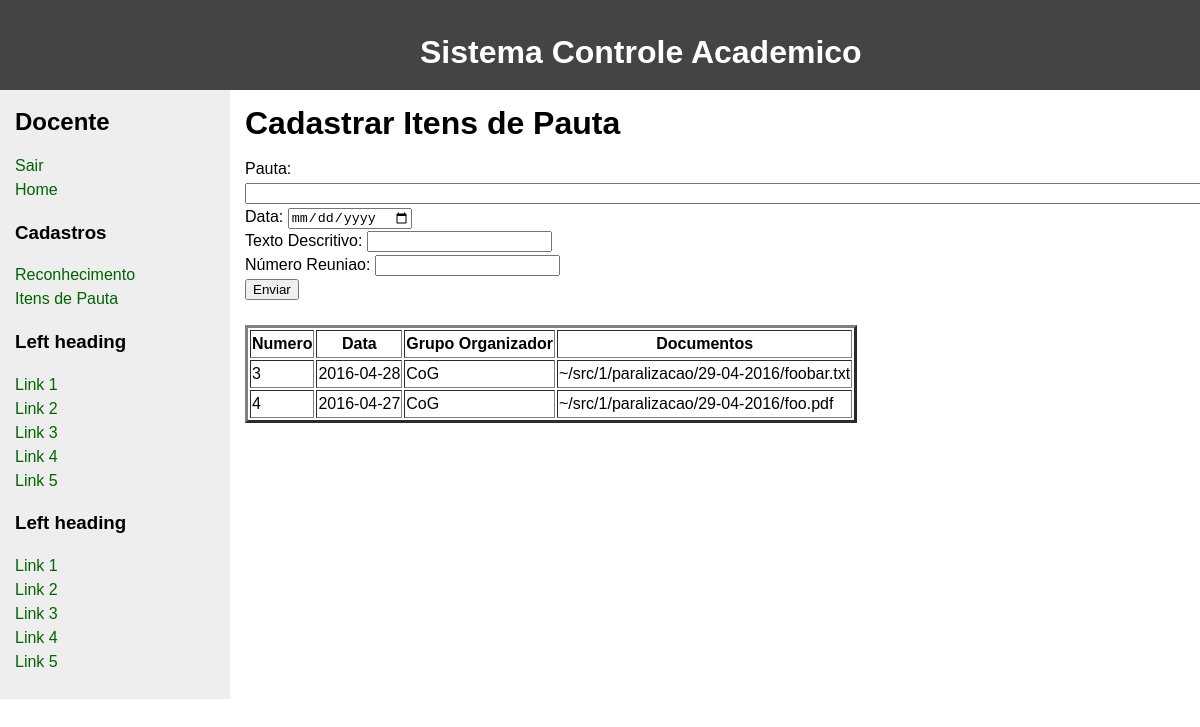
Page /LabBDinterface-master/criarItens.php?cpf=830225565-26 on the committed database.
### tables this page shows
CREATE TABLE reuniao (
    numero              INT,
    cpf                 CHAR(12),
    data                DATE,
    grupo_organizador   CHAR(255),
    documento           CHAR(255),
    CONSTRAINT reunia_cpf_membro_fk FOREIGN KEY (cpf) references membro(cpf),
    CONSTRAINT reuniao_pk PRIMARY KEY(numero)
);

### LabBDinterface-master/criarItens.php (the view, shortened to what this page needs)
<!DOCTYPE html>
<html>
 <head>
    <div class id=head>
    <b> Sistema Controle Academico </b>
    </div>
    </head>
 <body>
   <?php
     $cpf = $_GET["cpf"];
    ?>
   <div id="wrapper">
     <main>
       <div id="content">
         <div class="innertube">
           <h1>Cadastrar Itens de Pauta</h1>
           <p >
             <form action="criarItens.php?cpf=<?php echo $cpf?>" method="post" align=”center”>
             Pauta: <input type="text" name="pauta" size= "255"/><br>
             Data:  <input type="date" name="data"/><br>
             Texto Descritivo:  <input type="text" name="texto"/><br>
             Número Reuniao:  <input type="number" name="num_reuniao" min="1"/><br>
             <input type="submit" value="Enviar" name="submit">
             </form>
             <?php
             $host     = "localhost";
             $port     = 3306;
             $socket   = "";
             $user     = "root";
             $password = "";
             $dbname   = "labbd";
             $con = new mysqli($host, $user, $password, $dbname, $port, $socket)
                     or die ('Could not connect to the database server' . mysqli_connect_error());
             $sql = "select * from reuniao where reuniao.cpf='$cpf'";
             $result = $con->query($sql);
             if ($result->num_rows > 0) {
                  echo "<br>";
                  echo "<table border=3>";
                  echo "<th> Numero </th> <th> Data</th>  <th> Grupo Organizador</th>  <th> Documentos</th>";
                 while($row = $result->fetch_assoc()) {
                   echo "<tr>";
                     echo "<td>" ;
                     echo  $row["numero"];
                     echo "</td>";
                     echo "<td>" ;
                     echo $row["data"];
                     echo "</td>";
                     echo "<td>" ;
                     echo $row["grupo_organizador"];
                     echo "</td>";
                     echo "<td>" ;
                     echo $row["documento"];
                     echo "</td>";
                   echo "</tr>";
                 }
             echo "</table>";
             } else {
                 echo "0 results";
             }
          ?>
           </p>
         </div>
       </div>
     </main>
     <?php include("sidebarDocente.php"); ?>
   </div>
 </body>
</html>

### LabBDinterface-master/criarItens.php (style rules this page uses)
body { margin:0; padding:0; font-family: Sans-Serif; line-height: 1.5em; }
main { padding-bottom: 10010px; margin-bottom: -10000px; float: left; width: 100%; }
#wrapper { overflow: hidden; }
#content { margin-left: 230px; }
.innertube { margin: 15px; margin-top: 0; }
p { color: #555; }
b { color: white; font-family: Sans-Serif; font-size: 200%; position: absolute; left: 35%; top: 5% }
#head { height: 90px; background: #444; }

### rows in the picture
reuniao: numero "3", data "2016-04-28", grupo_organizador "CoG", documento "~/src/1/paralizacao/29-04-2016/foobar.txt"
reuniao: numero "4", data "2016-04-27", grupo_organizador "CoG", documento "~/src/1/paralizacao/29-04-2016/foo.pdf"
